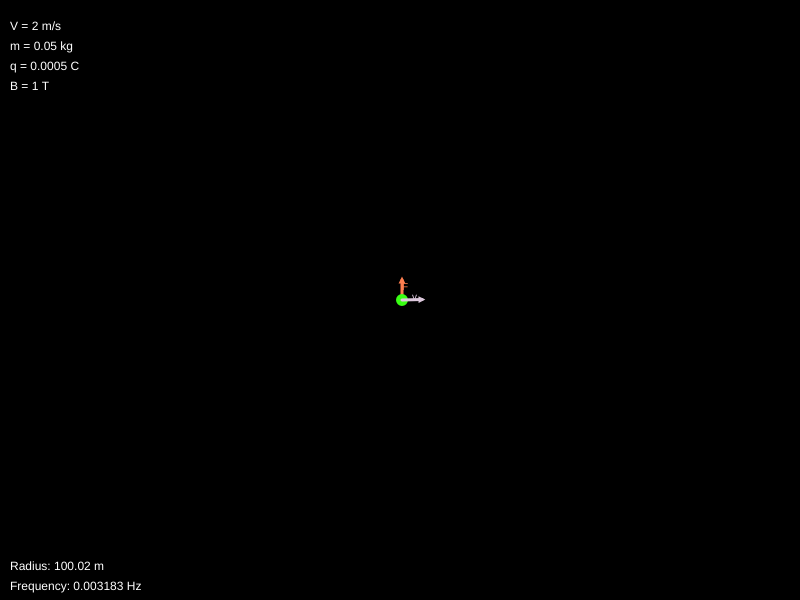
Frame 1 (no input)
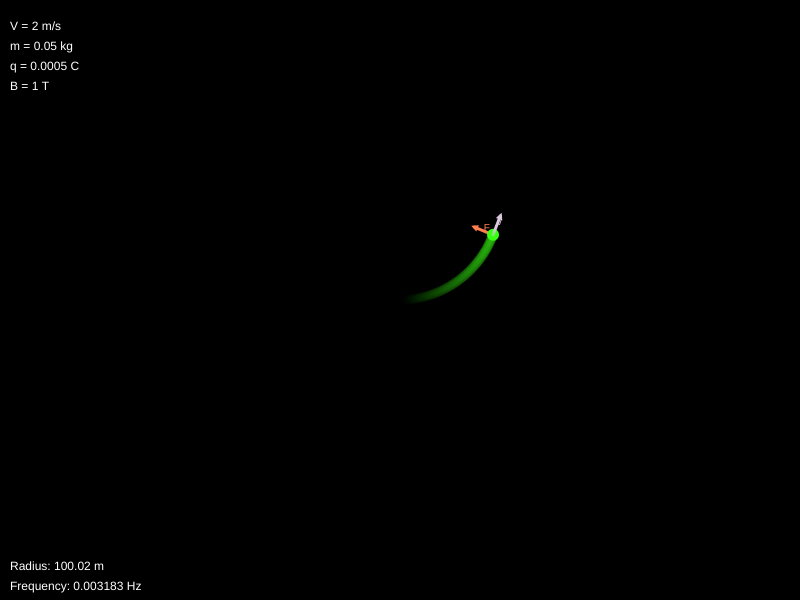
Frame 60 (no input)
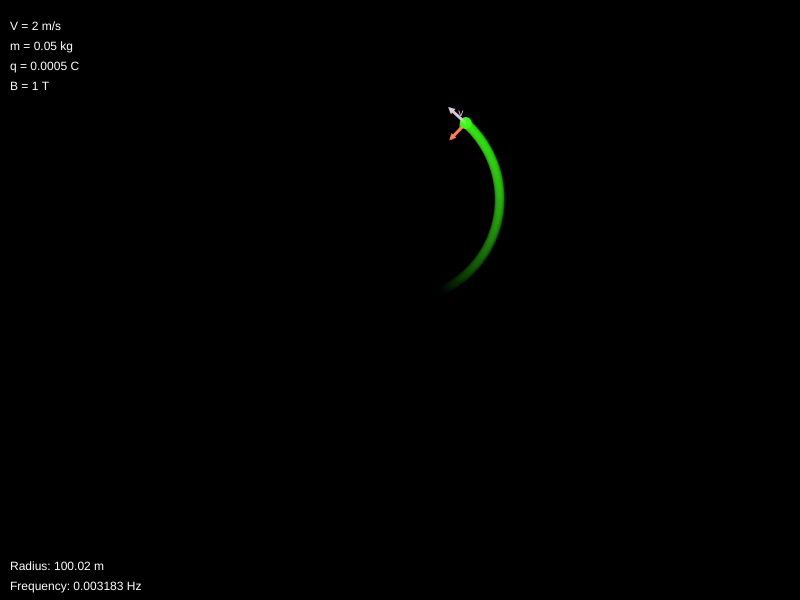
Frame 120 (the mouse pressed at the canvas centre since frame 60)

The p5.js sketch that drew these frames (run headless with seeded random() and noise() and a simulated clock; from frame 60 on, the mouse is pressed at the canvas centre):

// p5.js sketch
// ── sketch.js
// Developed by Arash Sal Moslehian
// @ArashSM79
// Charged particale in a magnetic field normal to the velocity vector

let charges = [];
let magneticField;

let canvasWidth = 800;
let canvasHeight = 600;

let fieldSlider;
let velSlider;
let massSlider;
let chargeSlider;

let fieldNumber;
let velNumber;
let massNumber;
let chargeNumber;

let radiusText;
let freqText;

let running = true;

function setup() {
  createCanvas(canvasWidth, canvasHeight);

  background(0);
  
  setupDOMElements();


  magneticField = createVector(0, 0, 2);
  charges.push(new Charge(canvasWidth/2,canvasHeight/2, 0.0005,0.05, createVector(2, 0, 0)));

  

}

function draw() {
  background(0);
  fill(255);
  
  velNumber = text("V = " + velSlider.value() + " m/s",10,30);
  massNumber = text("m = " + massSlider.value() + " kg",10,50);
  chargeNumber = text("q = " + chargeSlider.value() + " C",10,70);
  fieldNumber = text("B = " + fieldSlider.value()/2 + " T",10,90);


  for(charge of charges)
  {

    charge.applyFieldForce(magneticField);
    charge.update();
    charge.show();
    
    if(!charge.computed)
    {

      charge.r = ( charge.mass * charge.vel.mag() ) / (abs(charge.charge) * magneticField.mag());
      charge.f =  charge.vel.mag() / (2 * PI * charge.r);
      charge.computed = true;
    }

    fill(255);

    radiusText = text("Radius: " + nf(charge.r,0, 2) + " m", 10, canvasHeight - 30);
    freqText = text("Frequency: " + nf(charge.f, 0, 6) + " Hz", 10, canvasHeight - 10);
  }
}

function setupDOMElements()
{
  let velocityText = createElement('h2', 'Velocity: ');
  velocityText.position(10, canvasHeight + 10);
  velocityText.size(AUTO, 50);

  let massText = createElement('h2', 'Mass: ');
  massText.position(10, velocityText.y + velocityText.height);
  massText.size(AUTO, 50);
  
  let chargeText = createElement('h2', 'Charge: ');
  chargeText.position(10, massText.y + massText.height);
  chargeText.size(AUTO, 50);

  let fieldText = createElement('h2', 'Field: ');
  fieldText.position(10, chargeText.y + chargeText.height);
  fieldText.size(AUTO, 50);
  
  velSlider = createSlider(0, 5, 2, 0.1);
  velSlider.position(velocityText.x  + 200, velocityText.y + 20);

  massSlider = createSlider(0, 0.5, 0.05, 0.001);
  massSlider.position(massText.x  + 200, massText.y + 20);

  chargeSlider = createSlider(-0.001, 0.001, 0.0005, 0.00001);
  chargeSlider.position(chargeText.x  + 200, chargeText.y + 20);

  fieldSlider = createSlider(0, 10, 2, 0.1);
  fieldSlider.position(fieldText.x  + 200, fieldText.y + 20);


  let shootButton = createButton('Shoot!');
  shootButton.position(chargeSlider.x + chargeSlider.width + 70, chargeText.y);
  shootButton.mousePressed(resetSketch);

  let stopButton = createButton('Stop');
  stopButton.position(shootButton.x + shootButton.width + 70, shootButton.y);
  stopButton.mousePressed(() => {
    if(running)
    {
      noLoop();
      running = false;
    }else
    {
      loop();
      running = true;
    }
    });
    
  
  
}



function resetSketch()
{
  charges.pop();
  charges.push(new Charge(canvasWidth/2, canvasHeight/2 ,chargeSlider.value(), massSlider.value(), createVector(velSlider.value(), 0)));
  magneticField = createVector(0, 0, fieldSlider.value());
}
// ── charge.js
class Charge {
    constructor(x, y, charge, mass, vel)
    {
        this.charge = charge;
        this.mass = mass;
        this.pos = createVector(x, y);
        this.vel = vel;
        this.acc = createVector(0, 0);
      
        this.computed = false;
        this.f = 0;
        this.r = 0;
        this.trails = [];
    }

    applyForce(force) 
    {
        let f = p5.Vector.div(force, this.mass);
        this.acc.add(f);
    }

    applyFieldForce(magneticField)
    {
        let f = p5.Vector.cross(this.vel, magneticField).mult(this.charge);
        this.applyForce(f);
        
        
    }
    
    update()
    {
        this.vel.add(this.acc);
        this.pos.add(this.vel);
        this.drawArrow(this.pos, this.acc, color(255,127,80), "F");
        this.acc.set(0, 0);
        
        let limit = 50;
        if(this.computed)
        {
            limit = this.r;
        }
        if(this.trails.length > limit)
        {
            this.trails.shift();
        }
        this.trails.push(this.pos.copy());
    }

    show() 
    {
        stroke(57, 255, 20);
        strokeWeight(2);
        fill(57, 255, 20);
        ellipse(this.pos.x, this.pos.y, 10);
        this.drawArrow(this.pos, this.vel, color(220, 200, 220), "v");

        let i = 0;
        for(let trail of this.trails)
        {
            noStroke();
            fill(57, 255, 20, i);
            ellipse(trail.x, trail.y, 10);
            i += 1;
        }
    }

    drawArrow(base, inVec, myColor, str) {
        push();
        let lineSize = this.vel.mag() * 10;
        lineSize = constrain(lineSize, 10, 30);
        let vec = inVec.copy().normalize().mult(lineSize);
        fill(myColor);
        noStroke();
        textSize(lineSize/2);
        text(str, base.x + vec.x/2, base.y + vec.y/2);
        
        stroke(myColor);
        strokeWeight(3);
        fill(myColor);
        translate(base.x, base.y);
        line(0, 0, vec.x, vec.y);
        rotate(vec.heading());
        let arrowSize = lineSize/10;
        translate(vec.mag() - arrowSize, 0);
        triangle(0, arrowSize / 2, 0, -arrowSize / 2, arrowSize, 0);
        pop();
      }
}
